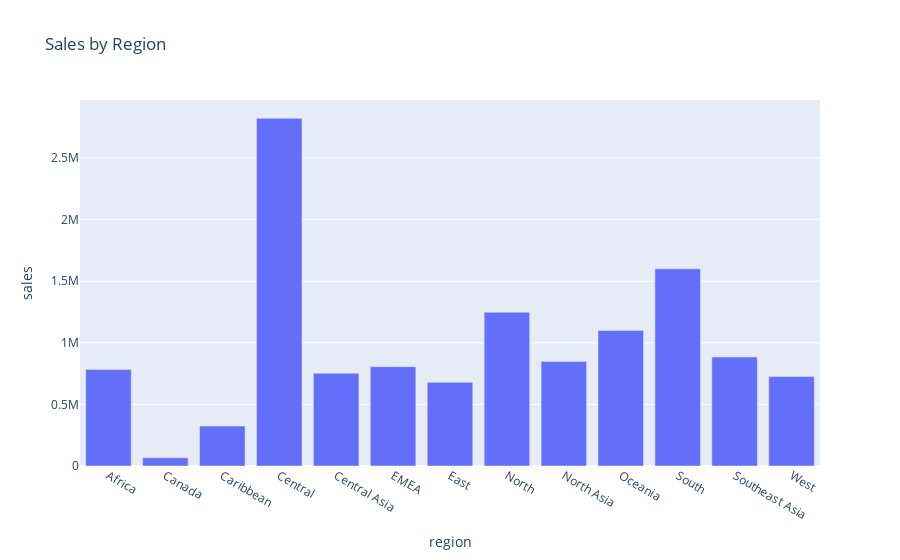

The cell this chart's notebook holds for it:
### Code cell
fig = px.bar(
    df.groupby('region', as_index=False)['sales'].sum(),
    x='region',
    y='sales',
    title='Sales by Region'
)
fig.show()

### Figure 1 — Plotly figure (JSON) as saved in the notebook; plotly's stock layout.template omitted (floating-point values rounded to 4 significant figures)
{"data": [{"hovertemplate": "region=%{x}<br>sales=%{y}<extra></extra>", "legendgroup": "", "marker": {"color": "#636efa", "pattern": {"shape": ""}}, "name": "", "orientation": "v", "showlegend": false, "textposition": "auto", "type": "bar", "x": ["Africa", "Canada", "Caribbean", "Central", "Central Asia", "EMEA", "East", "North", "North Asia", "Oceania", "South", "Southeast Asia", "West"], "xaxis": "x", "y": [783776, 66932, 324281, 2822399, 752839, 806184, 678834, 1248192, 848349, 1100207, 1600960, 884438, 725514], "yaxis": "y"}], "layout": {"barmode": "relative", "legend": {"tracegroupgap": 0}, "title": {"text": "Sales by Region"}, "xaxis": {"anchor": "y", "domain": [0, 1], "title": {"text": "region"}}, "yaxis": {"anchor": "x", "domain": [0, 1], "title": {"text": "sales"}}}}
